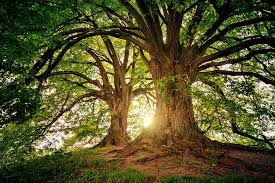
#> input picture TareaMascaras/arbol.jpg, 275 x 183 px, found by its file name
$ python TareaMascaras.py
#> lines starting #> are read from the running program, lines starting #| are printed output that depends on the picture
'''
A. Utilizar un algoritmo de suavizado de imágenes y aplicarlo a una imagen en escala de grises.
B. Utilizar un algoritmo de filtrado de detección de bordes y aplicarlo a una imagen en escala de grises.
'''

import cv2
import numpy as np
import matplotlib.pyplot as plt

def suavizado(path: str) :
    '''
        Función para generar el suavizado de una imagen en este caso con una máscara de 5 x 5
    '''
#> called with path = '.\\arbol.jpg'
    img = cv2.imread(path, cv2.IMREAD_GRAYSCALE)
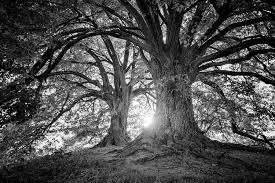
#> img: shape (183, 275); min 0, max 255, mean 79.3
    suavizado = np.ones((5,5), np.float32) / 25
    img_s = cv2.filter2D(img, -1, suavizado)
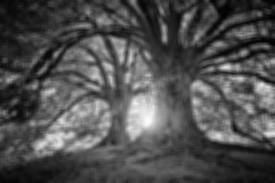
#> img_s: shape (183, 275); min 2, max 251, mean 79.3
    return (img, img_s)

def bordes(path: str):

#> called with path = '.\\arbol.jpg'
    img = cv2.imread(path, cv2.IMREAD_GRAYSCALE)
    bordes = np.array([[1,2,1], [0,0,0], [-1, -2, -1]])
    img_b = cv2.filter2D(img, -1, bordes)
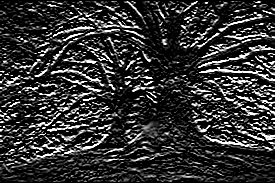
#> img_b: shape (183, 275); min 0, max 255, mean 50.7
    return (img, img_b)


path: str = ".\\arbol.jpg"
img, imagen_suavizada = suavizado(path)
img, imagen_bordes = bordes(path)

plt.subplot(1, 3, 1)
plt.imshow(img, cmap="gray")
plt.title("Imagen Original")

plt.subplot(1, 3, 2)
plt.imshow(imagen_suavizada, cmap="gray")
plt.title("Imagen Suavizada")

plt.subplot(1, 3, 3)
plt.imshow(imagen_bordes, cmap="gray")
plt.title("Bordes de la Imagen")

plt.show()
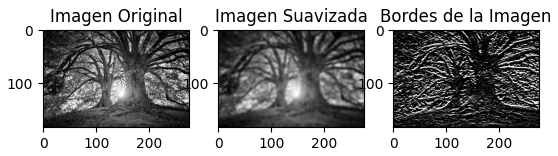
#> figure drawn by matplotlib, 3 panels
